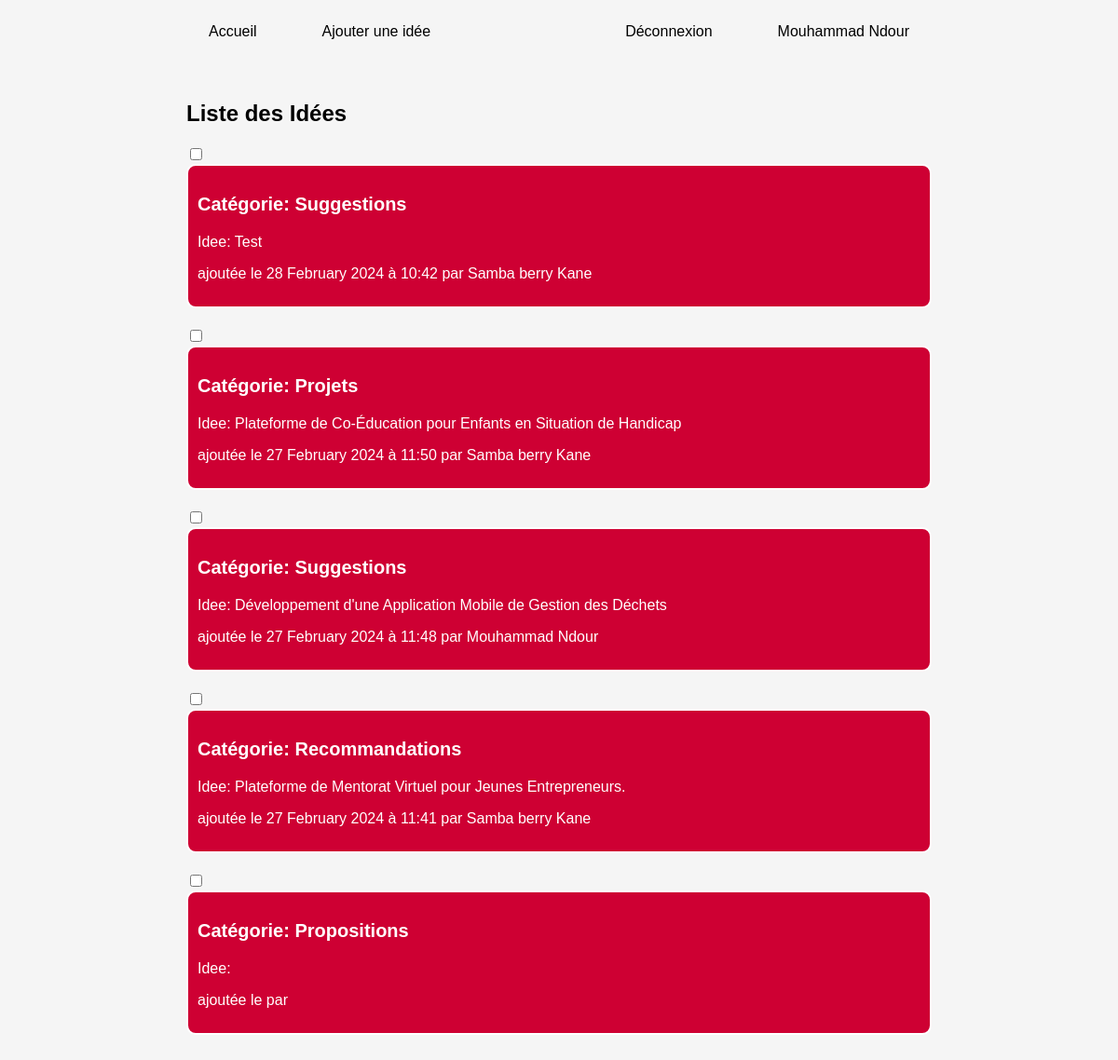
The app's page /index.php (signed in) with its own data.
### tables this page shows
CREATE TABLE `Idees` (
  `id` int(11) NOT NULL,
  `libelle` varchar(100) NOT NULL,
  `texte` text NOT NULL,
  `statut` varchar(15) NOT NULL DEFAULT 'en cours',
  `date_creation` datetime DEFAULT current_timestamp(),
  `id_cat` int(11) NOT NULL,
  `id_utilisateur` int(11) NOT NULL
);

CREATE TABLE `Categorie` (
  `id` int(11) NOT NULL,
  `nom` varchar(50) NOT NULL,
  `description` text DEFAULT NULL,
  `date_creation` datetime DEFAULT current_timestamp()
);

CREATE TABLE `Utilisateur` (
  `id` int(11) NOT NULL,
  `nom` varchar(20) NOT NULL,
  `prenom` varchar(30) NOT NULL,
  `email` varchar(30) NOT NULL,
  `mdp` varchar(30) NOT NULL,
  `num` int(9) NOT NULL,
  `profession` varchar(100) DEFAULT NULL,
  `adresse` varchar(100) DEFAULT NULL,
  `role` varchar(20) DEFAULT 'utlisateur'
);

### cnx.php (called while the page is built, shortened)
<?php
$dsn = 'mysql:host=localhost;dbname=idee_db;charset=utf8';
$user = 'root';
$pass = '';
try {
    $cnx = new PDO($dsn, $user, $pass);
} catch (PDOException $e) {
    echo 'Une erreur est survenue !' . $e->getMessage();
}
$sql1 = "SELECT i.id ,c.nom AS Categorie, i.libelle AS idees, DATE_FORMAT(i.date_creation, '%d %M %Y à %H:%i') AS date_ajout, u.prenom, u.nom FROM Categorie c LEFT JOIN Idees i ON c.id = i.id_cat LEFT JOIN Utilisateur u ON u.id = i.id_utilisateur ORDER BY date_ajout DESC";
$req1 = $cnx->prepare($sql1);
$req1->execute();

### index.php (the view, shortened to what this page needs)
<?php
require('cnx.php');
?>
<!DOCTYPE html>
<html lang="en">
<head>
    <link rel="stylesheet" href="styles/page-index.css">
</head>
<body>
    <?php include('header.php') ?>
    <div class="container">
        <h2>Liste des Idées</h2>
        <?php while ($data = $req1->fetch(PDO::FETCH_ASSOC)) { ?>
            <input type="checkbox" class="toggle">
            <div class="category-box">
                <p class="category-title">Catégorie: <?= ucfirst($data['Categorie']); ?></p>
                <p class="idea-description">
                    <a href="detail.php?id=<?= $data['id']; ?>">Idee: <?= ucfirst($data['idees']); ?></a>
                </p>
                <p class="idea-date">ajoutée le <?= ($data['date_ajout']); ?> par <?= ucfirst($data['prenom']); ?> <?= ucfirst($data['nom']); ?>
                </p>
            </div>
        <?php } ?>
    </div>
</body>
</html>

### header.php
<?php
require('cnx.php');
if (isset($_SESSION['utilisateur'])) {
    $utilisateur = $_SESSION['utilisateur'];
} else {
    header("Location: login.php");
    exit();
}
?>
<header>
        <nav class="navbar1">
            <a href="index.php">Accueil</a>
            <a href="addIdea.php">Ajouter une idée</a>
        </nav>
        <nav class="navbar2">
            <a href="deconnexion.php">Déconnexion</a>
            <a href="#"><?= $utilisateur['prenom']; ?> <?= $utilisateur['nom']; ?></a>
        </nav>
    </header>

### styles/page-index.css (style rules this page uses)
body { font-family: Arial, sans-serif; background-color: #f5f5f5; margin: 0; padding: 0; }
.container { max-width: 800px; margin: 0 auto; padding: 20px; }
.category-box { background-color: #CE0033; border: 2px solid #FFFFFF;; border-radius: 10px; padding: 10px; margin-bottom: 20px; }
.category-title { font-size: 20px; font-weight: bold; color: #FFFFFF; }
.idea-description a { font-size: 16px; color: #FFFFFF; text-decoration: none; }
.idea-date { font-size: 16px; color: #FFFFFF; }
header { display: flex; justify-content: space-evenly; margin: 25px; }
.navbar1 , .navbar2 { color: black; display: flex; gap: 50px; }
.navbar1 a, .navbar2 a { display: inline-block; margin: 0 10px; color: black; text-decoration: none; transition: color 0.3s; }

### records on screen
idees: id_cat.nom "Suggestions", libelle "Test", date_ajout "28 February 2024 à 10:42", id_utilisateur.prenom "Samba berry", id_utilisateur.nom "Kane"
idees: id_cat.nom "Projets", libelle "Plateforme de Co-Éducation pour Enfants en Situation de Handicap", date_ajout "27 February 2024 à 11:50", id_utilisateur.prenom "Samba berry", id_utilisateur.nom "Kane"
idees: id_cat.nom "Suggestions", libelle "Développement d'une Application Mobile de Gestion des Déchets", date_ajout "27 February 2024 à 11:48", id_utilisateur.prenom "Mouhammad", id_utilisateur.nom "Ndour"
idees: id_cat.nom "Recommandations", libelle "Plateforme de Mentorat Virtuel pour Jeunes Entrepreneurs.", date_ajout "27 February 2024 à 11:41", id_utilisateur.prenom "Samba berry", id_utilisateur.nom "Kane"
categorie: nom "Propositions"

### other values on screen
$utilisateur['prenom'] "Mouhammad"
$utilisateur['nom'] "Ndour"
